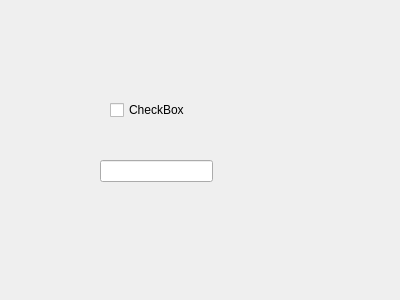
<?xml version="1.0" encoding="UTF-8"?>
<ui version="4.0">
 <class>Task</class>
 <widget class="QWidget" name="Task">
  <property name="geometry">
   <rect>
    <x>0</x>
    <y>0</y>
    <width>400</width>
    <height>300</height>
   </rect>
  </property>
  <property name="windowTitle">
   <string>Form</string>
  </property>
  <widget class="QCheckBox" name="checkBox">
   <property name="geometry">
    <rect>
     <x>110</x>
     <y>100</y>
     <width>75</width>
     <height>20</height>
    </rect>
   </property>
   <property name="text">
    <string>CheckBox</string>
   </property>
  </widget>
  <widget class="QLineEdit" name="Mitext">
   <property name="geometry">
    <rect>
     <x>100</x>
     <y>160</y>
     <width>113</width>
     <height>22</height>
    </rect>
   </property>
  </widget>
 </widget>
 <resources/>
 <connections/>
</ui>
